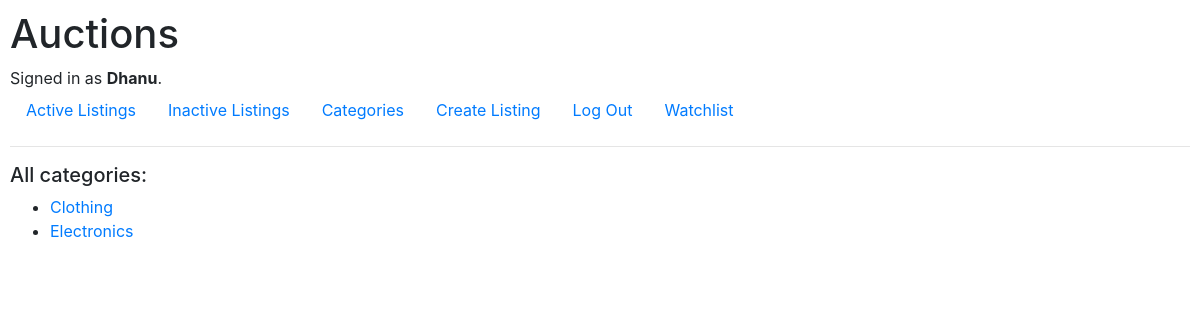
Page /categories (signed in) on the committed database.
### auctions/models.py (models this page shows, shortened)
class User(AbstractUser):
    pass

class Listing(models.Model):
    title = models.CharField(max_length = 64)
    description = models.TextField()
    starting_bid = models.FloatField(validators = [MinValueValidator(1)])
    img_url = models.URLField(blank = True)
    user = models.ForeignKey(User, on_delete = models.CASCADE, related_name = "owner")
    category = models.CharField(blank = True, max_length = 64)
    active = models.BooleanField(blank = False, default = True)
    winner = models.ForeignKey(User, blank = True, on_delete = models.CASCADE, related_name = "new_owner", null = True)

### auctions/views.py (the view)
# urls.py: path("categories", views.categories, name = "categories"),
def categories(request):
    l = []
    li = Listing.objects.all()
    for listing in li:
        if listing.category:
            if listing.category not in l:
                l.append(listing.category)
    return render(request, "auctions/categories.html", {
        "categories": l
    })

### auctions/templates/auctions/categories.html
{% extends "auctions/layout.html" %}
{% block body %}
    <div>
        <h5>All categories:</h5>
    </div>
    <ul>
        {% for category in categories %}
            <li><a href = "{% url 'category_listing' category %}">{{category}}</a></li>
        {% endfor %}
    </ul>
{% endblock %}

### auctions/templates/auctions/layout.html (shortened to what this page needs)
{% load static %}
<!DOCTYPE html>
<html lang="en">
    <head>
        <link rel="stylesheet" href="https://stackpath.bootstrapcdn.com/bootstrap/4.4.1/css/bootstrap.min.css">
        <link href="{% static 'auctions/styles.css' %}" rel="stylesheet">
    </head>
    <body>
        <h1>Auctions</h1>
        <div>
            {% if user.is_authenticated %}
                Signed in as <strong>{{ user.username }}</strong>.
            {% else %}
                Not signed in.
            {% endif %}
        </div>
        <ul class="nav">
            <li class="nav-item">
                <a class="nav-link" href="{% url 'index' %}">Active Listings</a>
            </li>
            <li class="nav-item">
                <a class="nav-link" href="{% url 'inactive' %}">Inactive Listings</a>
            </li>
            <li class="nav-item">
                <a class="nav-link" href="{% url 'categories' %}">Categories</a>
            </li>
            {% if user.is_authenticated %}
                <li class="nav-item">
                    <a class="nav-link" href="{% url 'create' %}">Create Listing</a>
                </li>
                <li class="nav-item">
                    <a class="nav-link" href="{% url 'logout' %}">Log Out</a>
                </li>
                <li class="nav-item">
                    <a class="nav-link" href="{% url 'watchlist' %}">Watchlist</a>
                </li>
            {% endif %}
        </ul>
        <hr>
        {% block body %}
        {% endblock %}
    </body>
</html>

### auctions/static/auctions/styles.css (style rules this page uses)
body { padding: 10px; }

### rows in the picture
User: username "Dhanu"
Listing: categories "Clothing"
Listing: categories "Electronics"
